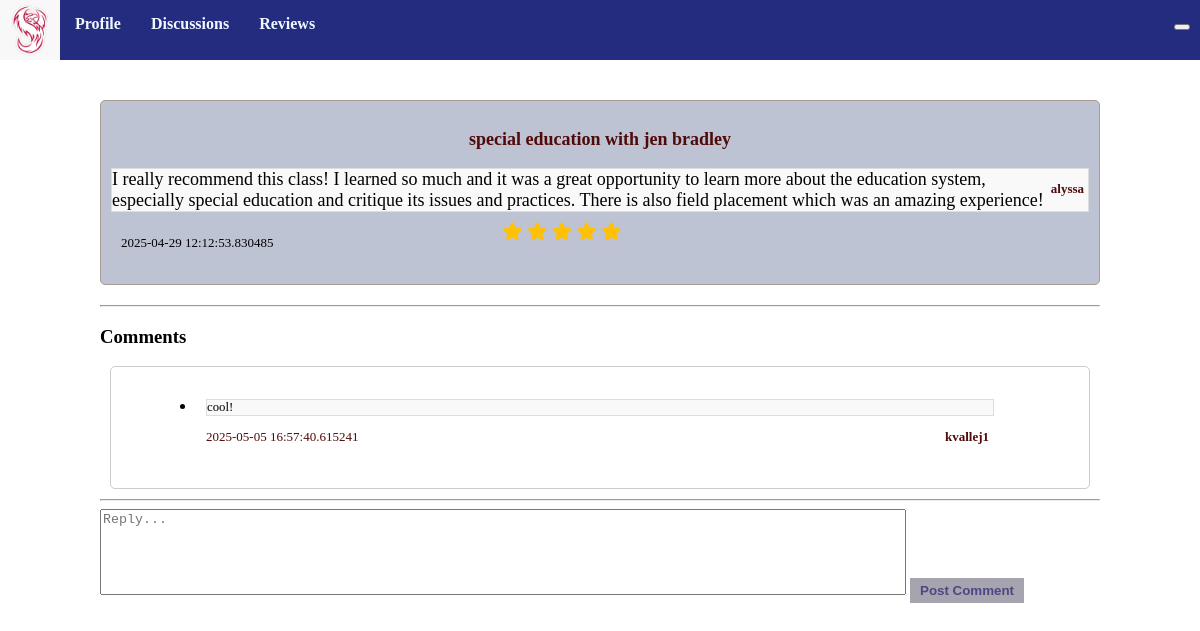
The app's page /review/3, older data.
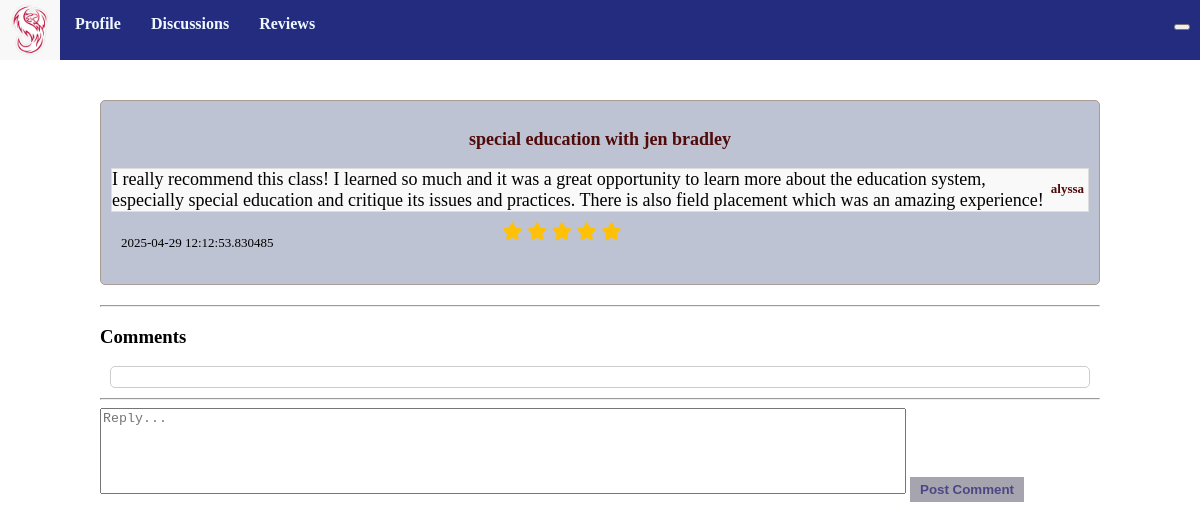
The same page, newer data.
### models.py (models this page shows)
class Comment(db.Model):
     id = db.Column(db.Integer, primary_key=True)
     discussion_id = db.Column(db.Integer, db.ForeignKey('discussion.id'))
     review_id = db.Column(db.Integer, db.ForeignKey('review.id'))
     content = db.Column(db.Text, nullable=False)
     created_at = db.Column(db.DateTime, default=db.func.current_timestamp())
     author = db.Column(db.Text, nullable=False)

### app.py (the view)
@app.route('/review/<int:review_id>')
def rev_posts(review_id):
    review = Review.query.get_or_404(review_id) # returns a 404 error if get fails
    review = db.session.query(Review).get(review_id)
    return render_template('rev_posts.html', review=review)

### templates/rev_posts.html (shortened to what this page needs)
{% extends "base.html" %}
{% block head %}
{{ super() }}
<link rel="stylesheet" href="https://cdnjs.cloudflare.com/ajax/libs/font-awesome/6.7.2/css/all.min.css">
{% endblock %}
{%block content %}
<div class="specificpost">
    <div class="whereithappens">
        <div id="header">
            <p id="title">{{review.title}}</p1>
            <p id="author">{{review.author}}</p>
            <p id="content">{{review.content}}</p>
        </div>
        <div id="information">
            <p id="created_at">{{review.created_at}}</p>
            <div class="stars">
                {% for _ in range(review.rating|int) %}
                <i class="fa-solid fa-star" style="color: #ffc107"></i>
                {% endfor %}
            </div>
        </div>
    </div>
    <hr>
    <h3>Comments</h3>
    <ul class="list-group">
        {% for comment in review.comments %}
        <li class="list-group-item">
            <p id="comcont">{{ comment.content }}</p>
            <p id="comauth">{{ comment.author }}</p>
            <p id="comcrea">{{ comment.created_at }}</p>
        </li>
        {% endfor %}
    </ul>
    <hr>
    <form action="{{ url_for('review_comment', review_id=review.id) }}" method="post" class="mt-3">
        <textarea id="commentbox" name="comment" class="form-control mb-2" placeholder="Reply..." required></textarea>
        <button type="submit" class="btn btn-secondary">Post Comment</button>
    </form>
</div>
{% endblock %}

Row changes from the older to the newer data that the page shows:
removed Comment: content "cool!", author "kvallej1", created_at "2025-05-05 16:57:40.615241"
